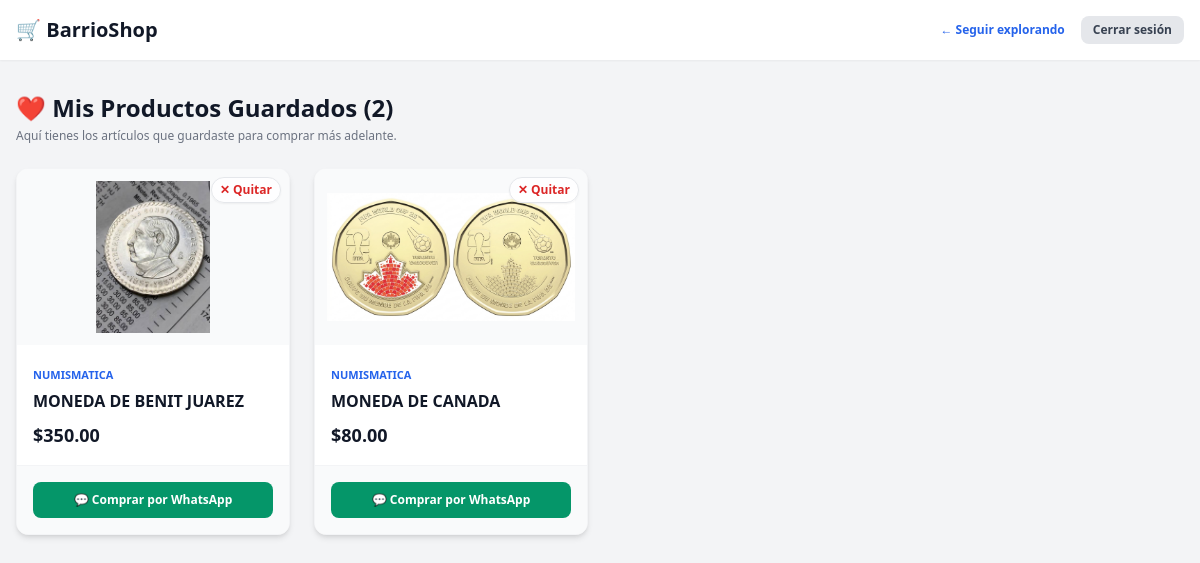
/mis-favoritos/ (signed in), run on the app's committed database.
### marketplace/models.py (models this page shows, shortened)
class Favorite(models.Model):
    user = models.ForeignKey(User, on_delete=models.CASCADE, related_name='favorites')
    product = models.ForeignKey(Product, on_delete=models.CASCADE, related_name='favorited_by')
    created_at = models.DateTimeField(auto_now_add=True)
    class Meta:
        unique_together = ('user', 'product')

class Product(models.Model):
    CATEGORY_CHOICES = [
        ('comida', 'Comida y Antojitos'),
        ('vehiculos', 'Vehículos'),
        ('supermercado', 'Supermercado'),
        ('tecnologia', 'Tecnología'),
        ('electrodomesticos', 'Electrodomésticos'),
        ('hogar', 'Hogar y Muebles'),
        ('moda', 'Moda'),
        ('deportes', 'Deportes y Fitness'),
        ('herramientas', 'Herramientas'),
        ('construccion', 'Construcción'),
        ('mascotas', 'Mascotas'),
        ('abarrotes', 'Abarrotes'),
        ('servicios', 'Servicios y Oficios'),
        ('otro', 'Otro'),
    ]
    CONDITION_CHOICES = [
        ('nuevo', 'Nuevo'),
        ('usado', 'De uso / Seminuevo'),
    ]
    INSTALLMENT_CHOICES = [
        (0, 'Sin meses / Pago de contado'),
        (3, '3 meses'),
        (6, '6 meses'),
        (9, '9 meses'),
        (12, '12 meses'),
        (18, '18 meses'),
        (24, '24 meses'),
    ]
    business = models.ForeignKey('Business', on_delete=models.CASCADE)
    name = models.CharField(max_length=100)
    slug = models.SlugField(unique=True, blank=True, null=True, max_length=255)
    description = models.TextField()
    price = models.DecimalField(max_digits=10, decimal_places=2)
    condition = models.CharField(max_length=20, choices=CONDITION_CHOICES, default='nuevo')
    warranty = models.CharField(max_length=255, blank=True, null=True, verbose_name="Garantía del producto", help_text="Ej. Sin garantía, 30 días con el vendedor, etc.")
    search_tags = models.CharField(
        max_length=150,
        blank=True,
        null=True,
        verbose_name="Etiquetas de búsqueda",
        help_text="Máximo 3 etiquetas separadas por coma (ej. moneda, mundial 2026, coleccionable)"
    )
    is_promo = models.BooleanField(default=False)
    promo_price = models.DecimalField(max_digits=10, decimal_places=2, null=True, blank=True)
    installment_months = models.PositiveSmallIntegerField(
        choices=INSTALLMENT_CHOICES,
        default=0,
        verbose_name="Promoción a meses"
    )
    installment_interest_free = models.BooleanField(
        default=True,
        verbose_name="¿Sin intereses?"
    )
    is_express_promo = models.BooleanField(default=False)
    express_promo_start = models.DateTimeField(null=True, blank=True)
    express_promo_end = models.DateTimeField(null=True, blank=True)
    is_featured = models.BooleanField(default=False, verbose_name="¿Producto Destacado?")
    featured_until = models.DateTimeField(null=True, blank=True, verbose_name="Destacado Hasta")
    image = models.ImageField(upload_to='products/', null=True, blank=True)
    image_2 = models.ImageField(upload_to='products/', null=True, blank=True)
    image_3 = models.ImageField(upload_to='products/', null=True, blank=True)
    category = models.CharField(max_length=50, choices=CATEGORY_CHOICES, default='otro')
    is_available = models.BooleanField(default=True, verbose_name="Disponible en stock")

class Business(models.Model):
    BUSINESS_TYPE_CHOICES = [
        ('fisico', 'Local Físico / Tienda Establecida'),
        ('entrega', 'Entregas en Puntos / Puntos Medios'),
    ]
    PLAN_CHOICES = [
        ('free', 'Plan Vecino (Gratis)'),
        ('pro', 'Plan Barrio Pro'),
        ('estrella', 'Plan Negocio Estrella'),
    ]
    user = models.OneToOneField(User, on_delete=models.CASCADE, null=True, blank=True)
    name = models.CharField(max_length=100)
    slug = models.SlugField(unique=True, blank=True, null=True, max_length=150)
    logo = models.ImageField(upload_to='business_logos/', null=True, blank=True, verbose_name="Logotipo de la Empresa")
    description = models.TextField()
    whatsapp = models.CharField(max_length=20)
    address = models.CharField(max_length=255)
    latitude = models.FloatField()
    longitude = models.FloatField()
    business_type = models.CharField(max_length=20, choices=BUSINESS_TYPE_CHOICES, default='fisico')
    delivery_zones = models.TextField(blank=True, null=True, help_text="Específica dónde entregas si no tienes local fijo")
    work_days = models.CharField(max_length=150, default="Lunes a Sábado", blank=True, null=True, verbose_name="Días de labor / Atención")
    opening_time = models.TimeField(null=True, blank=True, verbose_name="Apertura (Lun - Vie)")
    closing_time = models.TimeField(null=True, blank=True, verbose_name="Cierre (Lun - Vie)")
    saturday_opening_time = models.TimeField(null=True, blank=True, verbose_name="Apertura (Sábado)")
    saturday_closing_time = models.TimeField(null=True, blank=True, verbose_name="Cierre (Sábado)")
    sunday_opening_time = models.TimeField(null=True, blank=True, verbose_name="Apertura (Domingo)")
    sunday_closing_time = models.TimeField(null=True, blank=True, verbose_name="Cierre (Domingo)")
    is_active = models.BooleanField(default=True, verbose_name="¿Empresa Activa?")
    plan = models.CharField(max_length=20, choices=PLAN_CHOICES, default='free', verbose_name="Plan Actual")
    plan_expires_at = models.DateTimeField(null=True, blank=True, verbose_name="Plan Vence El")

### marketplace/views.py (the view)
# urls.py: path('mis-favoritos/', views.my_favorites_view, name='my_favorites'),
@login_required(login_url='customer_login')
def my_favorites_view(request):
    favorites = Favorite.objects.filter(user=request.user).select_related('product', 'product__business')
    return render(request, 'marketplace/my_favorites.html', {'favorites': favorites})

### marketplace/templates/marketplace/my_favorites.html (shortened to what this page needs)
<!DOCTYPE html>
<html lang="es">
<head>
    <script src="https://cdn.tailwindcss.com"></script>
</head>
<body class="bg-gray-100 min-h-screen font-sans pb-12">
    <header class="bg-white shadow-sm sticky top-0 z-50">
        <div class="max-w-7xl mx-auto px-4 py-4 flex justify-between items-center">
            <a href="{% url 'home' %}" class="text-xl font-black text-gray-900">🛒 BarrioShop</a>
            <div class="flex items-center gap-4">
                <a href="{% url 'home' %}" class="text-xs font-semibold text-blue-600 hover:underline">← Seguir explorando</a>
                <a href="{% url 'customer_logout' %}" class="text-xs bg-gray-200 hover:bg-gray-300 text-gray-700 px-3 py-1.5 rounded-lg font-semibold">Cerrar sesión</a>
            </div>
        </div>
    </header>
    <main class="max-w-7xl mx-auto px-4 py-8">
        <div class="mb-6">
            <h1 class="text-2xl font-black text-gray-900">❤️ Mis Productos Guardados ({{ favorites|length }})</h1>
            <p class="text-xs text-gray-500 mt-1">Aquí tienes los artículos que guardaste para comprar más adelante.</p>
        </div>
        <div class="grid grid-cols-1 sm:grid-cols-2 md:grid-cols-3 lg:grid-cols-4 gap-6">
            {% for fav in favorites %}
            <div class="bg-white rounded-xl shadow-md overflow-hidden flex flex-col justify-between border border-gray-100">
                <div>
                    <div class="relative h-44 bg-gray-50 flex items-center justify-center p-3">
                        <a href="{% url 'product_detail' fav.product.slug %}" class="w-full h-full flex items-center justify-center">
                            {% if fav.product.image %}
                                <img src="{{ fav.product.image.url }}" alt="{{ fav.product.name }}" class="max-w-full max-h-full object-contain">
                            {% else %}
                                <span class="text-gray-400 text-xs">Sin imagen</span>
                            {% endif %}
                        </a>
                        <a href="{% url 'toggle_favorite' fav.product.id %}" class="absolute top-2 right-2 bg-white/90 hover:bg-red-50 text-red-600 text-xs font-bold px-2 py-1 rounded-full shadow-sm border border-gray-200" title="Quitar de favoritos">
                            ✕ Quitar
                        </a>
                    </div>
                    <div class="p-4">
                        <a href="{% url 'business_profile' fav.product.business.slug %}" class="text-[11px] font-bold text-blue-600 uppercase hover:underline">
                            {{ fav.product.business.name }}
                        </a>
                        <a href="{% url 'product_detail' fav.product.slug %}" class="font-bold text-gray-900 text-base mt-1 block hover:text-blue-600">
                            {{ fav.product.name }}
                        </a>
                        <div class="mt-2 flex items-baseline gap-2">
                            {% if fav.product.is_promo and fav.product.promo_price %}
                                <span class="text-red-600 font-extrabold text-lg">${{ fav.product.promo_price }}</span>
                                <span class="text-gray-400 line-through text-xs">${{ fav.product.price }}</span>
                            {% else %}
                                <span class="text-gray-900 font-extrabold text-lg">${{ fav.product.price }}</span>
                            {% endif %}
                        </div>
                    </div>
                </div>
                <div class="p-4 bg-gray-50 border-t border-gray-100">
                    <a href="https://wa.me/52{{ fav.product.business.whatsapp }}?text=Hola,%20guardé%20su%20producto%20*{{ fav.product.name }}*%20en%20BarrioShop%20y%20ya%20me%20interesa%20comprarlo."
                       target="_blank"
                       class="w-full bg-emerald-600 hover:bg-emerald-700 text-white text-xs font-bold py-2.5 px-4 rounded-lg flex items-center justify-center gap-1.5 transition">
                        💬 Comprar por WhatsApp
                    </a>
                </div>
            </div>
            {% endfor %}
        </div>
    </main>
</body>
</html>

### data on the page
Favorite: product.image (picture), product.business.name "NUMISMATICA", product.name "MONEDA DE BENIT JUAREZ", product.price "350.00"
Favorite: product.image (picture), product.business.name "NUMISMATICA", product.name "MONEDA DE CANADA", product.price "80.00"

### other printed values
{{ favorites|length }} "2"
